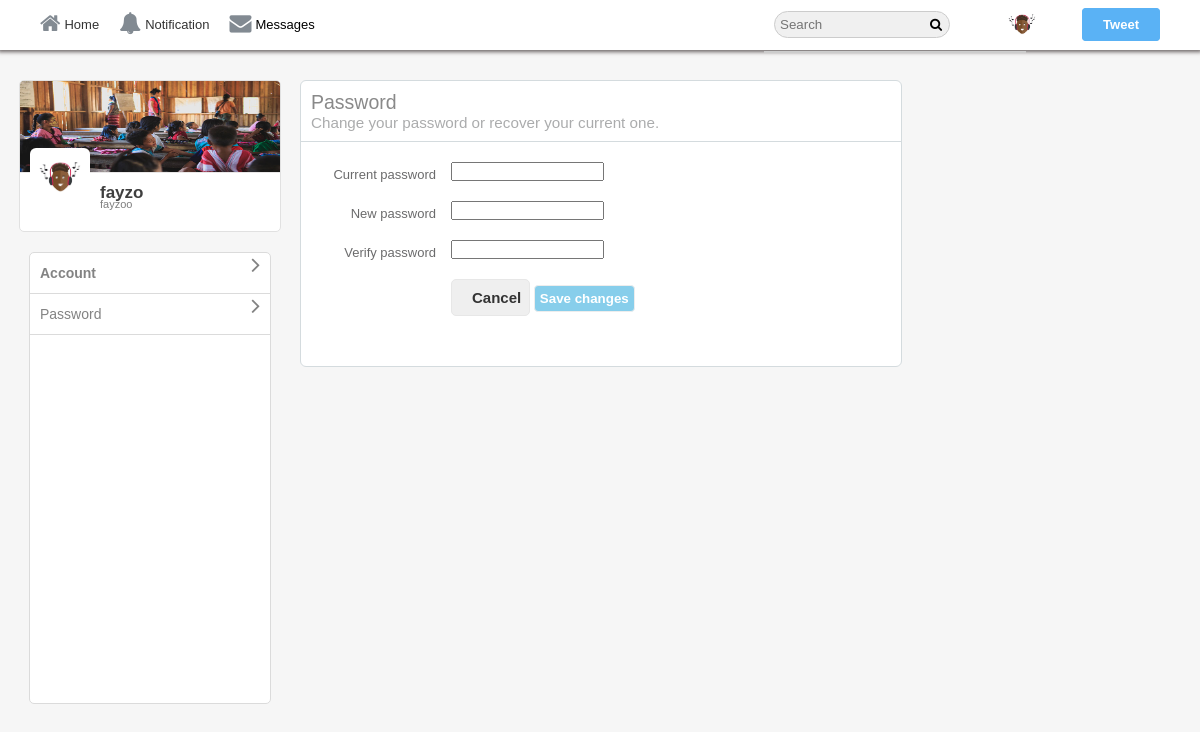
Page /settings/password.php (signed in) on the committed database.
### tables this page shows
CREATE TABLE `users` (
  `user_id` int(10) UNSIGNED NOT NULL,
  `username` varchar(50) NOT NULL,
  `email` varchar(50) NOT NULL,
  `password` varchar(50) NOT NULL,
  `screenname` varchar(250) NOT NULL,
  `profile_image` varchar(250) NOT NULL,
  `profile_cover` varchar(250) NOT NULL,
  `followers` int(10) UNSIGNED NOT NULL,
  `following` int(10) UNSIGNED NOT NULL,
  `bio` varchar(250) NOT NULL,
  `country` varchar(250) NOT NULL,
  `website` varchar(250) NOT NULL
);

### core/classes/User.php (called while the page is built, shortened)
<?php
class  User
{
    public function userData($user_id)
    {
        global $db;
        $mysqli=$db->getconnection();
        $query= $mysqli->query("SELECT * FROM users WHERE user_id= '{$user_id}' ");
        $row= $query->fetch_array();
        return $row;
    }
}
?>

### settings/password.php (the view, shortened to what this page needs)
<?php
include('../core/init.php');
$user_id=$_SESSION['user_id'];
$user=$users->userData($user_id);
$notific= $notification->getNotificationCount($user_id);
$currentPwd=$newPassword=$verifyPassword="";
?>
<html>
	<head>
        <link rel="stylesheet" href="<?php echo BASE_URL;?>assets/css/style-complete.css"/>
        <link rel="stylesheet" href="<?php echo BASE_URL;?>assets/css/font/css/font-awesome.min.css"/>
	</head>
<body>
<div class="wrapper">
<div class="header-wrapper">
<div class="nav-container">
   <div class="nav">
		 <div class="nav-left">
			<ul>
				<li><a href="<?php echo BASE_URL ;?>home"><i class="fa fa-home" aria-hidden="true"></i>Home</a></li>
				<li><a href="<?php echo BASE_URL ;?>i.notifications"><i class="fa fa-bell" aria-hidden="true"></i>Notification</a></li>
				<li id='messagePopup'><i class="fa fa-envelope" aria-hidden="true"></i>Messages<span id="messages"><?php if( $notific['totalmessage'] > 0){echo '<span class="span-i">'.$notific['totalmessage'].'</span>'; } ?></span></li>
			</ul>
		</div>
		<div class="nav-right">
			<ul>
				<li><input type="text" placeholder="Search" class="search"/><i class="fa fa-search" aria-hidden="true"></i></li>
				<div class="nav-right-down-wrap">
				</div>
					<?php if (isset($user_id) == $user['user_id']  && empty($user['profile_image']) == 1) {
					   echo '<li class="hover"><label class="drop-label" for="drop-wrap1"><img src="'.BASE_URL.NO_PROFILE_IMAGE_URL.'" /></label>';
		        }elseif (isset($user_id) == $user['user_id']  && !empty($user['profile_image']) == $user['profile_image']) {
					   echo '<li class="hover"><label class="drop-label" for="drop-wrap1"><img src="'.BASE_URL.$user["profile_image"].'"/></label>';
		        }
		        ?>
				</li>
				<li><label for="pop-up-tweet">Tweet</label></li>
			</ul>
		</div>
	</div>
</div>
</div>
	<div class="container-wrap">
		<div class="lefter">
			<div class="inner-lefter">
				<div class="acc-info-wrap">
					<div class="acc-info-bg">
						<?php if (isset($user_id) == $user['user_id']  && empty($user['profile_cover']) == 1) {
				    	   echo '<img src="'.BASE_URL.NO_COVER_IMAGE_URL.'" />';
		                }elseif (isset($user_id) == $user['user_id']  && !empty($user['profile_cover']) == $user['profile_cover']) {
				        	   echo '<img src="'.BASE_URL.$user["profile_cover"].'"/>';
		                }
		                ?>
					</div>
					<div class="acc-info-img">
						<?php if (isset($user_id) == $user['user_id']  && empty($user['profile_image']) == 1) {
				        	   echo '<img src="'.BASE_URL.NO_PROFILE_IMAGE_URL.'" />';
		                }elseif (isset($user_id) == $user['user_id']  && !empty($user['profile_image']) == $user['profile_image']) {
				        	   echo '<img src="'.BASE_URL.$user["profile_image"].'"/>';
		                }
		                ?>
					</div>
					<div class="acc-info-name">
						<h3><?php echo $user['screenname'];?></h3>
						<span><a href="<?php echo BASE_URL;?><?php echo $user['username'];?>"><?php echo $user['username'];?></a></span>
					</div>
				</div>
				<div class="option-box">
					<ul>
						<li>
							<a href="<?php echo BASE_URL;?>settings.account" class="bold">
							<div>
								Account
								<span><i class="fa fa-angle-right" aria-hidden="true"></i></span>
							</div>
							</a>
						</li>
						<li>
							<a href="<?php echo BASE_URL;?>settings.password">
							<div>
								Password
								<span><i class="fa fa-angle-right" aria-hidden="true"></i></span>
							</div>
							</a>
						</li>
					</ul>
				</div>
			</div>
		</div>
	<div class="righter">
		<div class="inner-righter">
			<div class="acc">
				<div class="acc-heading">
					<h2>Password</h2>
					<h3>Change your password or recover your current one.</h3>
				</div>
				<form method="POST">
				<div class="acc-content">
					<div class="acc-wrap">
						<div class="acc-left">
							Current password
						</div>
						<div class="acc-right">
							<input type="password" name="currentPwd" value="<?php echo $currentPwd;?>"/>
						</div>
					</div>
					<div class="acc-wrap">
						<div class="acc-left">
							New password
						</div>
						<div class="acc-right">
							<input type="password" name="newPassword" value="<?php echo $newPassword;?>" />
						</div>
					</div>
					<div class="acc-wrap">
						<div class="acc-left">
							Verify password
						</div>
						<div class="acc-right">
							<input type="password" name="rePassword" value="<?php echo $verifyPassword;?>" />
						</div>
					</div>
					<div class="acc-wrap">
						<div class="acc-right">
						    <span>
			                	<button class="f-btn" type="button" onclick="window.location.href='<?php echo BASE_URL.'profile.php?username='.$user['username'];?>'" value="Cancel">Cancel</button>
			                </span>
							<input type="Submit" name="submit" value="Save changes"/>
						</div>
						<div class="settings-error">
 						</div>
					</div>
				 </form>
				</div>
			</div>
		</div>
	</div>
</div>
</body>
</html>

### assets/css/style-complete.css (style rules this page uses)
* { margin: 0px auto; padding: 0px; font-family: Helvetica; }
body { font-family: Helvetica; font-size: 13px; background: #f6f6f6; }
ul { list-style:none; }
.wrapper { width:100%; }
.header-wrapper { width:100%; background:white; position: fixed; top:0; z-index: 10000; }
.nav-container { width:95%; margin:0px auto; }
.nav { width:100%; height:50px; }
.nav ul li { line-height: 50px; float:left; margin-right: 0px; padding: 0px 10px; cursor:pointer; transition: all 200ms ease-in-out; }
.nav ul li a { color:#333; text-decoration:none; }
.nav-left { width:50%; float:left; }
.nav-right { width:50%; float:right; }
.nav-right ul { float:right; }
.nav .nav-left ul li i { margin-right: 4px; color: #828a92; font-size: 22px; position: relative; top: 2px; }
.drop-label { background: none !important; border: none !important; }
.nav-right { height: 50px; }
.nav .nav-right ul li img { width: 40px; margin-top: 5px; }
.nav .nav-right ul li input[type="text"] { padding: 5px 20px 5px 5px; border: 1px solid #ccc; background: #f0f0f0; border-radius: 15px; }
.nav .nav-right ul li label { background: #5ab2f5; border: 1px solid #5ab2f5; padding: 8px 20px; border-radius: 4px; color: #fff; font-weight: 600; -webkit-user-select: none; -moz-user-select:none; user-select: none; cursor:pointer; }
.nav .nav-right ul li .fa { left: -20px; position: relative; }
label { cursor: pointer; }
.f-btn { padding: 5px 8px 5px 20px; color: #333; border: 1px solid #e7e7e7; border-radius: 5px; font-size: 15px; font-weight: bold; line-height: 25px; cursor: pointer; }
.header-wrapper { box-shadow: 0px 0px 4px 2px #6c6565; }
.container-wrap { width: 100%; margin-top: 80px; }
.acc-heading { border-bottom: 1px solid #d4dbde; padding: 10px; }
.acc-heading h3 { color: #abacad; font-weight: normal; }
.acc-heading h2 { color: #898989; font-weight: normal; }
.settings-error { width: 100%; overflow: hidden; color: #919295; text-align: center; margin-top: 10px; padding: 10px 0px; }
.lefter { width: 25%; float: left; }
.righter { width: 69%; float: left; }
.inner-righter { width: 600px; background: #fff; border: 1px solid #d4dbde; border-radius: 6px; float: left; }
.acc-left { float: left; margin: 5px 15px; width: 20%; color: #6b6b6c; text-align: right; }
.acc-right { width: 100%; }
.acc-wrap { margin: 20px 0px; }
.acc-right input[type="submit"] { color: #fff; background: skyblue; border: 1px solid #ededed; padding: 5px; border-radius: 4px; font-weight: bold; cursor:pointer; }
.acc-info-wrap { width: 260px; background: #fff; height: 150px; border: 1px solid #e1e1e1; border-radius: 5px; overflow: hidden; cursor: pointer; }
.acc-info-bg { border-bottom: 1px solid #e9e7e7; }
.acc-info-bg img { width: 100%; height: 91px; }
.acc-info-img { position: relative; bottom: 25px; left: 10px; float: left; }
.acc-info-img img { width: 60px; border-radius: 6px; }
.acc-info-name { position: relative; left: 20px; top: 10px; }
.acc-info-name h3 { font-size: 17px; color: #3F3F3F; }
.acc-info-name span { font-weight: normal; font-size: 11px; margin: 0px; position: relative; top: -5px; color: #7e7e7e; }
.acc-info-name span a { text-decoration:none; color: #7e7e7e; }
.option-box { margin-top: 20px; background: #fff; width: 80%; height: 450px; border: 1px solid #dbdbdb; border-radius: 5px; }
.option-box ul { list-style: none; }
.option-box ul li { line-height: 40px; font-size: 14px; border-bottom: 1px solid #dbdbdb; }
.option-box ul li a { text-decoration: none; color: #838383; display: block; padding-left: 10px; }
.option-box ul li span { float: right; margin: 0px 10px; font-size: 24px; font-weight: bolder; }
.bold { font-weight: bolder; color: #3e3e3e; }
.nav-right-down-wrap { width: 260px; border: 1px solid #ccc; overflow: hidden; position: absolute; background: #fff; top: 51px; }

### rows in the picture
users: profile_image (picture), profile_cover (picture), screenname "fayzo", username "fayzoo"
